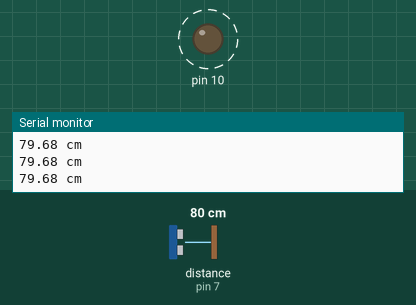
Bench run of a sketch on a simulated Arduino Uno, built with avr-gcc and run on an emulated ATmega328P. Shown: output pins drawn as LEDs (lit = HIGH), the last lines printed to the serial monitor. Wiring (inferred from the names in the program): ultrasonic range finder: trigger pin 7; echo pin 7. Dashed ring = blinking. The inputs (shaded band) are chosen by the test bench; at power-on: distance to the obstacle (sensor on pin 7) 80 cm. The echo pulse lasts 58.3 µs per cm.

Above: at 1.4 s.
1.5 s: distance to the obstacle (sensor on pin 7) set to 2 cm
At 2.7 s:
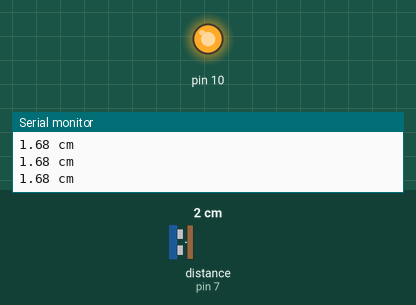
4.8 s: distance to the obstacle (sensor on pin 7) set to 4 cm
8.1 s: distance to the obstacle (sensor on pin 7) set to 7 cm
At 8.7 s:
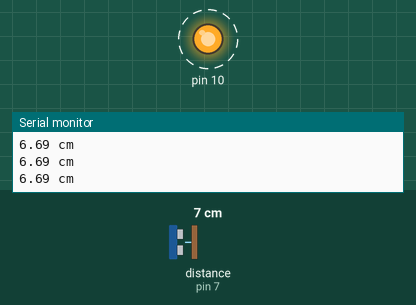
11.4 s: distance to the obstacle (sensor on pin 7) set to 250 cm
At 12.7 s:
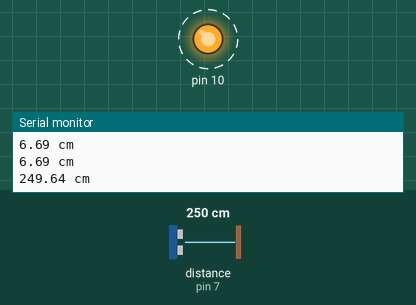
Timing chart, 0 to 15.7 s (numbered marks = the images above; inputs shaded):
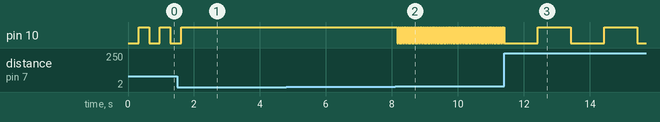

Measured:
- the behaviour switches between 5 and 6 cm on distance to the obstacle (sensor on pin 7) (found by bisection; images 1 and 2)
- after the input at 1.5 s, pin 10: goes on until 1.6 s, then stays HIGH
- after the input at 8.1 s, pin 10: alternates HIGH for 0.03 s and LOW for 0.03 s, starting after 0.06 s
- after the input at 11.4 s, pin 10: alternates HIGH for 1.0 s and LOW for 1.0 s, starting after 1.0 s
- by itself, pin 10: alternates HIGH for 0.32 s and LOW for 0.32 s

The sketch:

einparkhilfe.ino
```cpp
void setup(){
  Serial.begin(9600);
  pinMode(10, OUTPUT);
}

void loop(){
  int trigger = 7;
  pinMode(trigger, OUTPUT);
  digitalWrite(trigger, HIGH);
  digitalWrite(trigger, LOW);

  int echo = 7;
  pinMode(echo, INPUT);
  int dauer = pulseIn(echo, HIGH);
  float entfernung = 0.0343*(dauer/2);

  Serial.print(entfernung);
  Serial.println(" cm");

  if(entfernung<=5){
    digitalWrite(10, HIGH);
  }
  else{
  float LED = entfernung * 4;
  delay(LED);
  digitalWrite(10, HIGH);
  delay(LED);
  digitalWrite(10, LOW);
  Serial.print(entfernung);
  Serial.println(" cm");
  }
}
```
